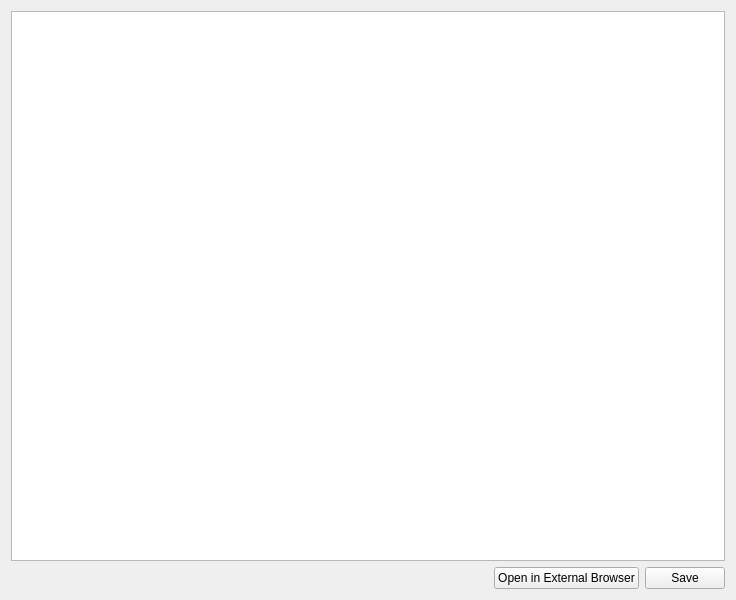
<?xml version="1.0" encoding="UTF-8"?>
<ui version="4.0">
 <class>ApplyProgressDetailsWidgetBase</class>
 <widget class="QWidget" name="ApplyProgressDetailsWidgetBase">
  <property name="geometry">
   <rect>
    <x>0</x>
    <y>0</y>
    <width>736</width>
    <height>600</height>
   </rect>
  </property>
  <layout class="QGridLayout" name="gridLayout">
   <item row="0" column="0" colspan="3">
    <widget class="QTextEdit" name="m_EditReport">
     <property name="textInteractionFlags">
      <set>Qt::LinksAccessibleByMouse|Qt::TextSelectableByKeyboard|Qt::TextSelectableByMouse</set>
     </property>
    </widget>
   </item>
   <item row="1" column="0">
    <spacer name="horizontalSpacer">
     <property name="orientation">
      <enum>Qt::Horizontal</enum>
     </property>
     <property name="sizeHint" stdset="0">
      <size>
       <width>608</width>
       <height>20</height>
      </size>
     </property>
    </spacer>
   </item>
   <item row="1" column="2">
    <widget class="QPushButton" name="m_ButtonSave">
     <property name="text">
      <string>Save</string>
     </property>
    </widget>
   </item>
   <item row="1" column="1">
    <widget class="QPushButton" name="m_ButtonBrowser">
     <property name="text">
      <string>Open in External Browser</string>
     </property>
    </widget>
   </item>
  </layout>
 </widget>
 <resources/>
 <connections/>
</ui>
